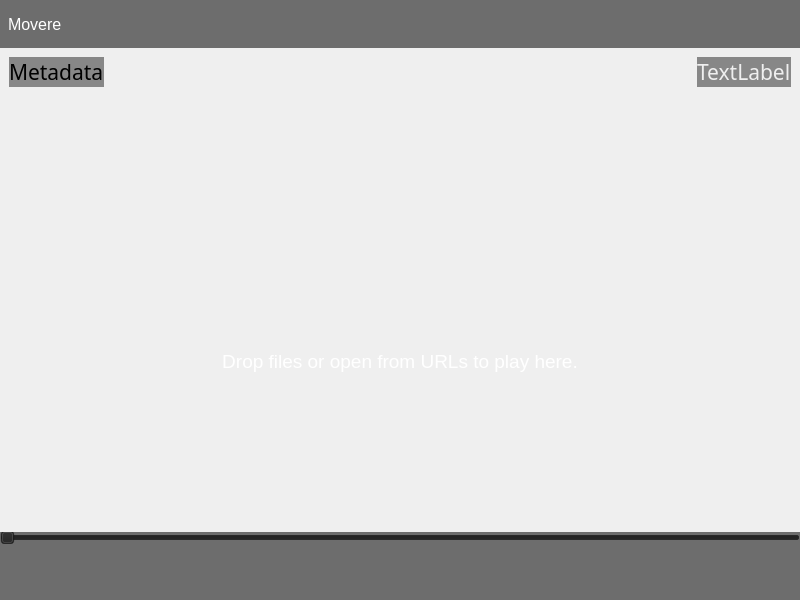
<?xml version="1.0" encoding="UTF-8"?>
<ui version="4.0">
 <class>Toolbar</class>
 <widget class="QWidget" name="Toolbar">
  <property name="geometry">
   <rect>
    <x>0</x>
    <y>0</y>
    <width>800</width>
    <height>600</height>
   </rect>
  </property>
  <property name="windowTitle">
   <string>Form</string>
  </property>
  <property name="styleSheet">
   <string notr="true"/>
  </property>
  <layout class="QVBoxLayout" name="verticalLayout">
   <property name="spacing">
    <number>0</number>
   </property>
   <property name="leftMargin">
    <number>0</number>
   </property>
   <property name="topMargin">
    <number>0</number>
   </property>
   <property name="rightMargin">
    <number>0</number>
   </property>
   <property name="bottomMargin">
    <number>0</number>
   </property>
   <item>
    <widget class="QWidget" name="topWidget" native="true">
     <property name="minimumSize">
      <size>
       <width>256</width>
       <height>48</height>
      </size>
     </property>
     <property name="maximumSize">
      <size>
       <width>16777215</width>
       <height>60</height>
      </size>
     </property>
     <property name="styleSheet">
      <string notr="true">background-color: rgba(32, 32, 32, 160);</string>
     </property>
     <layout class="QHBoxLayout" name="horizontalLayout_3">
      <property name="spacing">
       <number>0</number>
      </property>
      <property name="leftMargin">
       <number>0</number>
      </property>
      <property name="topMargin">
       <number>0</number>
      </property>
      <property name="rightMargin">
       <number>0</number>
      </property>
      <property name="bottomMargin">
       <number>0</number>
      </property>
      <item>
       <spacer name="horizontalSpacer_4">
        <property name="orientation">
         <enum>Qt::Horizontal</enum>
        </property>
        <property name="sizeType">
         <enum>QSizePolicy::Preferred</enum>
        </property>
        <property name="sizeHint" stdset="0">
         <size>
          <width>8</width>
          <height>20</height>
         </size>
        </property>
       </spacer>
      </item>
      <item>
       <widget class="QLabel" name="title">
        <property name="font">
         <font>
          <pointsize>12</pointsize>
         </font>
        </property>
        <property name="styleSheet">
         <string notr="true">background-color: transparent;
color: white;</string>
        </property>
        <property name="text">
         <string>Movere</string>
        </property>
       </widget>
      </item>
      <item>
       <spacer name="horizontalSpacer_3">
        <property name="orientation">
         <enum>Qt::Horizontal</enum>
        </property>
        <property name="sizeHint" stdset="0">
         <size>
          <width>40</width>
          <height>20</height>
         </size>
        </property>
       </spacer>
      </item>
      <item>
       <widget class="QPushButton" name="minimizeButton">
        <property name="minimumSize">
         <size>
          <width>32</width>
          <height>32</height>
         </size>
        </property>
        <property name="maximumSize">
         <size>
          <width>32</width>
          <height>32</height>
         </size>
        </property>
        <property name="text">
         <string/>
        </property>
        <property name="icon">
         <iconset>
          <normaloff>icon/minimizing.svg</normaloff>icon/minimizing.svg</iconset>
        </property>
        <property name="iconSize">
         <size>
          <width>26</width>
          <height>26</height>
         </size>
        </property>
        <property name="flat">
         <bool>true</bool>
        </property>
       </widget>
      </item>
      <item>
       <widget class="QPushButton" name="fullScreenButton">
        <property name="minimumSize">
         <size>
          <width>32</width>
          <height>32</height>
         </size>
        </property>
        <property name="maximumSize">
         <size>
          <width>32</width>
          <height>32</height>
         </size>
        </property>
        <property name="text">
         <string/>
        </property>
        <property name="icon">
         <iconset>
          <normaloff>icon/fullscreen.svg</normaloff>icon/fullscreen.svg</iconset>
        </property>
        <property name="iconSize">
         <size>
          <width>26</width>
          <height>26</height>
         </size>
        </property>
        <property name="flat">
         <bool>true</bool>
        </property>
       </widget>
      </item>
      <item>
       <widget class="QPushButton" name="closeButton">
        <property name="minimumSize">
         <size>
          <width>32</width>
          <height>32</height>
         </size>
        </property>
        <property name="maximumSize">
         <size>
          <width>32</width>
          <height>32</height>
         </size>
        </property>
        <property name="text">
         <string/>
        </property>
        <property name="icon">
         <iconset>
          <normaloff>icon/close.svg</normaloff>icon/close.svg</iconset>
        </property>
        <property name="iconSize">
         <size>
          <width>26</width>
          <height>26</height>
         </size>
        </property>
        <property name="flat">
         <bool>true</bool>
        </property>
       </widget>
      </item>
     </layout>
    </widget>
   </item>
   <item>
    <widget class="QWidget" name="infoWidget" native="true">
     <property name="minimumSize">
      <size>
       <width>256</width>
       <height>16</height>
      </size>
     </property>
     <layout class="QHBoxLayout" name="horizontalLayout_4">
      <item>
       <widget class="QLabel" name="metadataLabel">
        <property name="font">
         <font>
          <family>思源黑体 CN VF Medium</family>
          <pointsize>16</pointsize>
          <bold>false</bold>
         </font>
        </property>
        <property name="styleSheet">
         <string notr="true">background-color: rgba(32, 32, 32, 128);</string>
        </property>
        <property name="text">
         <string>Metadata</string>
        </property>
       </widget>
      </item>
      <item>
       <spacer name="horizontalSpacer_7">
        <property name="orientation">
         <enum>Qt::Horizontal</enum>
        </property>
        <property name="sizeHint" stdset="0">
         <size>
          <width>40</width>
          <height>20</height>
         </size>
        </property>
       </spacer>
      </item>
      <item>
       <widget class="QLabel" name="infoLabel">
        <property name="font">
         <font>
          <family>思源黑体 CN VF Medium</family>
          <pointsize>16</pointsize>
         </font>
        </property>
        <property name="styleSheet">
         <string notr="true">background-color: rgba(32, 32, 32, 128);
color: rgba(255, 255, 255, 220);</string>
        </property>
        <property name="text">
         <string>TextLabel</string>
        </property>
       </widget>
      </item>
     </layout>
    </widget>
   </item>
   <item>
    <spacer name="verticalSpacer_2">
     <property name="orientation">
      <enum>Qt::Vertical</enum>
     </property>
     <property name="sizeHint" stdset="0">
      <size>
       <width>20</width>
       <height>40</height>
      </size>
     </property>
    </spacer>
   </item>
   <item>
    <widget class="QWidget" name="openFileWidget" native="true">
     <property name="sizePolicy">
      <sizepolicy hsizetype="Preferred" vsizetype="Preferred">
       <horstretch>0</horstretch>
       <verstretch>0</verstretch>
      </sizepolicy>
     </property>
     <layout class="QHBoxLayout" name="horizontalLayout_2">
      <item>
       <spacer name="horizontalSpacer">
        <property name="orientation">
         <enum>Qt::Horizontal</enum>
        </property>
        <property name="sizeHint" stdset="0">
         <size>
          <width>200</width>
          <height>20</height>
         </size>
        </property>
       </spacer>
      </item>
      <item>
       <widget class="QPushButton" name="openFileButton">
        <property name="minimumSize">
         <size>
          <width>64</width>
          <height>64</height>
         </size>
        </property>
        <property name="maximumSize">
         <size>
          <width>64</width>
          <height>64</height>
         </size>
        </property>
        <property name="styleSheet">
         <string notr="true"/>
        </property>
        <property name="text">
         <string/>
        </property>
        <property name="icon">
         <iconset>
          <normaloff>icon/new-folder.svg</normaloff>icon/new-folder.svg</iconset>
        </property>
        <property name="iconSize">
         <size>
          <width>64</width>
          <height>64</height>
         </size>
        </property>
        <property name="flat">
         <bool>true</bool>
        </property>
       </widget>
      </item>
      <item>
       <spacer name="horizontalSpacer_5">
        <property name="orientation">
         <enum>Qt::Horizontal</enum>
        </property>
        <property name="sizeType">
         <enum>QSizePolicy::Preferred</enum>
        </property>
        <property name="sizeHint" stdset="0">
         <size>
          <width>40</width>
          <height>20</height>
         </size>
        </property>
       </spacer>
      </item>
      <item>
       <widget class="QPushButton" name="openUrlButton">
        <property name="minimumSize">
         <size>
          <width>64</width>
          <height>64</height>
         </size>
        </property>
        <property name="maximumSize">
         <size>
          <width>64</width>
          <height>64</height>
         </size>
        </property>
        <property name="styleSheet">
         <string notr="true"/>
        </property>
        <property name="text">
         <string/>
        </property>
        <property name="icon">
         <iconset>
          <normaloff>icon/addweb.svg</normaloff>icon/addweb.svg</iconset>
        </property>
        <property name="iconSize">
         <size>
          <width>48</width>
          <height>48</height>
         </size>
        </property>
        <property name="autoExclusive">
         <bool>false</bool>
        </property>
        <property name="autoDefault">
         <bool>false</bool>
        </property>
        <property name="default">
         <bool>true</bool>
        </property>
        <property name="flat">
         <bool>true</bool>
        </property>
       </widget>
      </item>
      <item>
       <spacer name="horizontalSpacer_2">
        <property name="orientation">
         <enum>Qt::Horizontal</enum>
        </property>
        <property name="sizeHint" stdset="0">
         <size>
          <width>40</width>
          <height>20</height>
         </size>
        </property>
       </spacer>
      </item>
     </layout>
    </widget>
   </item>
   <item>
    <spacer name="verticalSpacer_3">
     <property name="orientation">
      <enum>Qt::Vertical</enum>
     </property>
     <property name="sizeType">
      <enum>QSizePolicy::Preferred</enum>
     </property>
     <property name="sizeHint" stdset="0">
      <size>
       <width>20</width>
       <height>12</height>
      </size>
     </property>
    </spacer>
   </item>
   <item>
    <widget class="QLabel" name="openFileIconLabel">
     <property name="font">
      <font>
       <family>Helvetica Neue</family>
       <pointsize>14</pointsize>
      </font>
     </property>
     <property name="styleSheet">
      <string notr="true">background-color: transparent; color: white;</string>
     </property>
     <property name="text">
      <string>Drop files or open from URLs to play here.</string>
     </property>
     <property name="alignment">
      <set>Qt::AlignCenter</set>
     </property>
    </widget>
   </item>
   <item>
    <spacer name="verticalSpacer">
     <property name="orientation">
      <enum>Qt::Vertical</enum>
     </property>
     <property name="sizeHint" stdset="0">
      <size>
       <width>20</width>
       <height>40</height>
      </size>
     </property>
    </spacer>
   </item>
   <item>
    <widget class="QSlider" name="slider">
     <property name="minimumSize">
      <size>
       <width>0</width>
       <height>12</height>
      </size>
     </property>
     <property name="maximumSize">
      <size>
       <width>16777215</width>
       <height>12</height>
      </size>
     </property>
     <property name="styleSheet">
      <string notr="true">background-color: rgba(32, 32, 32, 160);</string>
     </property>
     <property name="maximum">
      <number>999</number>
     </property>
     <property name="orientation">
      <enum>Qt::Horizontal</enum>
     </property>
    </widget>
   </item>
   <item>
    <widget class="QWidget" name="controlWidget" native="true">
     <property name="sizePolicy">
      <sizepolicy hsizetype="Preferred" vsizetype="Preferred">
       <horstretch>0</horstretch>
       <verstretch>0</verstretch>
      </sizepolicy>
     </property>
     <property name="minimumSize">
      <size>
       <width>256</width>
       <height>56</height>
      </size>
     </property>
     <property name="maximumSize">
      <size>
       <width>16777215</width>
       <height>64</height>
      </size>
     </property>
     <property name="styleSheet">
      <string notr="true">background-color: rgba(32, 32, 32, 160);</string>
     </property>
     <layout class="QHBoxLayout" name="horizontalLayout">
      <property name="spacing">
       <number>16</number>
      </property>
      <property name="leftMargin">
       <number>0</number>
      </property>
      <property name="topMargin">
       <number>0</number>
      </property>
      <property name="rightMargin">
       <number>0</number>
      </property>
      <property name="bottomMargin">
       <number>0</number>
      </property>
      <item>
       <widget class="QPushButton" name="playButton">
        <property name="minimumSize">
         <size>
          <width>48</width>
          <height>48</height>
         </size>
        </property>
        <property name="maximumSize">
         <size>
          <width>48</width>
          <height>48</height>
         </size>
        </property>
        <property name="styleSheet">
         <string notr="true">background-color: transparent; color: white;</string>
        </property>
        <property name="text">
         <string/>
        </property>
        <property name="icon">
         <iconset>
          <normaloff>icon/play.svg</normaloff>icon/play.svg</iconset>
        </property>
        <property name="iconSize">
         <size>
          <width>32</width>
          <height>32</height>
         </size>
        </property>
        <property name="autoDefault">
         <bool>false</bool>
        </property>
        <property name="default">
         <bool>false</bool>
        </property>
        <property name="flat">
         <bool>true</bool>
        </property>
       </widget>
      </item>
      <item>
       <widget class="QLabel" name="leftTimecode">
        <property name="minimumSize">
         <size>
          <width>64</width>
          <height>32</height>
         </size>
        </property>
        <property name="maximumSize">
         <size>
          <width>64</width>
          <height>32</height>
         </size>
        </property>
        <property name="styleSheet">
         <string notr="true">background-color: transparent; color: white;</string>
        </property>
        <property name="text">
         <string/>
        </property>
        <property name="alignment">
         <set>Qt::AlignCenter</set>
        </property>
       </widget>
      </item>
      <item>
       <spacer name="horizontalSpacer_6">
        <property name="orientation">
         <enum>Qt::Horizontal</enum>
        </property>
        <property name="sizeHint" stdset="0">
         <size>
          <width>40</width>
          <height>20</height>
         </size>
        </property>
       </spacer>
      </item>
      <item>
       <widget class="QLabel" name="rightTimecode">
        <property name="minimumSize">
         <size>
          <width>64</width>
          <height>32</height>
         </size>
        </property>
        <property name="maximumSize">
         <size>
          <width>64</width>
          <height>32</height>
         </size>
        </property>
        <property name="styleSheet">
         <string notr="true">background-color: transparent; color: white;</string>
        </property>
        <property name="text">
         <string/>
        </property>
        <property name="alignment">
         <set>Qt::AlignCenter</set>
        </property>
       </widget>
      </item>
      <item>
       <widget class="QPushButton" name="muteButton">
        <property name="minimumSize">
         <size>
          <width>48</width>
          <height>48</height>
         </size>
        </property>
        <property name="maximumSize">
         <size>
          <width>48</width>
          <height>48</height>
         </size>
        </property>
        <property name="text">
         <string/>
        </property>
        <property name="icon">
         <iconset>
          <normaloff>icon/volume-high.svg</normaloff>icon/volume-high.svg</iconset>
        </property>
        <property name="iconSize">
         <size>
          <width>26</width>
          <height>26</height>
         </size>
        </property>
        <property name="flat">
         <bool>true</bool>
        </property>
       </widget>
      </item>
     </layout>
    </widget>
   </item>
  </layout>
 </widget>
 <resources/>
 <connections/>
</ui>
